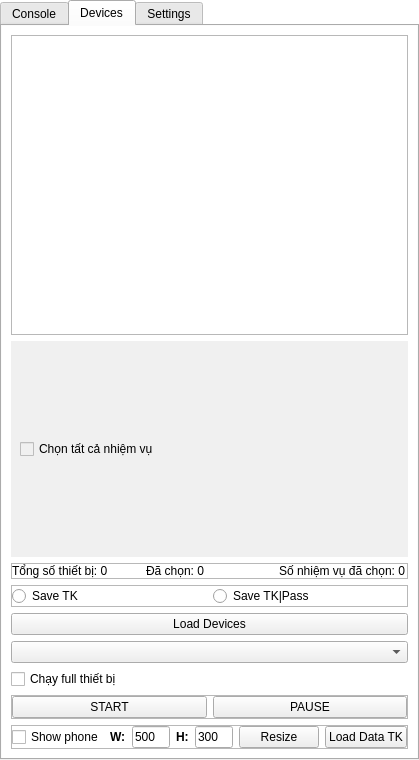
<?xml version="1.0" encoding="UTF-8"?>
<ui version="4.0">
 <class>MainWindow</class>
 <widget class="QMainWindow" name="MainWindow">
  <property name="geometry">
   <rect>
    <x>0</x>
    <y>0</y>
    <width>419</width>
    <height>760</height>
   </rect>
  </property>
  <property name="windowTitle">
   <string>MainWindow</string>
  </property>
  <property name="styleSheet">
   <string notr="true">#centralwidget, #tab_devices{
	background-color: rgb(255, 255, 255);
}
</string>
  </property>
  <widget class="QWidget" name="centralwidget">
   <property name="styleSheet">
    <string notr="true"/>
   </property>
   <layout class="QGridLayout" name="gridLayout">
    <property name="leftMargin">
     <number>0</number>
    </property>
    <property name="topMargin">
     <number>0</number>
    </property>
    <property name="rightMargin">
     <number>0</number>
    </property>
    <property name="bottomMargin">
     <number>0</number>
    </property>
    <property name="spacing">
     <number>0</number>
    </property>
    <item row="0" column="0">
     <widget class="QTabWidget" name="tabWidget">
      <property name="currentIndex">
       <number>1</number>
      </property>
      <widget class="QWidget" name="tab_console">
       <attribute name="title">
        <string>Console</string>
       </attribute>
       <layout class="QGridLayout" name="gridLayout_2">
        <property name="leftMargin">
         <number>0</number>
        </property>
        <property name="topMargin">
         <number>0</number>
        </property>
        <property name="rightMargin">
         <number>0</number>
        </property>
        <property name="bottomMargin">
         <number>0</number>
        </property>
        <property name="spacing">
         <number>0</number>
        </property>
        <item row="0" column="0">
         <widget class="QPlainTextEdit" name="logs">
          <property name="styleSheet">
           <string notr="true">background-color: rgb(70, 70, 70);
border-radius: 4px;
color: rgb(255, 255, 255);
font: 8pt &quot;Verdana&quot;;</string>
          </property>
          <property name="frameShape">
           <enum>QFrame::NoFrame</enum>
          </property>
          <property name="verticalScrollBarPolicy">
           <enum>Qt::ScrollBarAlwaysOff</enum>
          </property>
          <property name="horizontalScrollBarPolicy">
           <enum>Qt::ScrollBarAlwaysOff</enum>
          </property>
          <property name="plainText">
           <string/>
          </property>
         </widget>
        </item>
       </layout>
      </widget>
      <widget class="QWidget" name="tab_devices">
       <attribute name="title">
        <string>Devices</string>
       </attribute>
       <layout class="QVBoxLayout" name="verticalLayout">
        <item>
         <widget class="QTableView" name="devicesTable">
          <property name="minimumSize">
           <size>
            <width>0</width>
            <height>300</height>
           </size>
          </property>
          <property name="editTriggers">
           <set>QAbstractItemView::NoEditTriggers</set>
          </property>
          <property name="selectionBehavior">
           <enum>QAbstractItemView::SelectRows</enum>
          </property>
          <attribute name="horizontalHeaderMinimumSectionSize">
           <number>30</number>
          </attribute>
          <attribute name="horizontalHeaderDefaultSectionSize">
           <number>150</number>
          </attribute>
          <attribute name="horizontalHeaderStretchLastSection">
           <bool>true</bool>
          </attribute>
          <attribute name="verticalHeaderVisible">
           <bool>false</bool>
          </attribute>
          <attribute name="verticalHeaderDefaultSectionSize">
           <number>30</number>
          </attribute>
         </widget>
        </item>
        <item>
         <widget class="QScrollArea" name="missionArea">
          <property name="minimumSize">
           <size>
            <width>0</width>
            <height>200</height>
           </size>
          </property>
          <property name="styleSheet">
           <string notr="true">background-color: #f0f0f0</string>
          </property>
          <property name="frameShape">
           <enum>QFrame::NoFrame</enum>
          </property>
          <property name="verticalScrollBarPolicy">
           <enum>Qt::ScrollBarAlwaysOff</enum>
          </property>
          <property name="horizontalScrollBarPolicy">
           <enum>Qt::ScrollBarAlwaysOff</enum>
          </property>
          <property name="widgetResizable">
           <bool>true</bool>
          </property>
          <widget class="QWidget" name="scrollAreaWidgetContents">
           <property name="geometry">
            <rect>
             <x>0</x>
             <y>0</y>
             <width>395</width>
             <height>224</height>
            </rect>
           </property>
           <property name="minimumSize">
            <size>
             <width>0</width>
             <height>0</height>
            </size>
           </property>
           <layout class="QVBoxLayout" name="verticalLayout_2">
            <item>
             <widget class="QCheckBox" name="selectAllCb">
              <property name="text">
               <string>Chọn tất cả nhiệm vụ</string>
              </property>
             </widget>
            </item>
           </layout>
          </widget>
         </widget>
        </item>
        <item>
         <widget class="QFrame" name="frame_5">
          <property name="frameShape">
           <enum>QFrame::StyledPanel</enum>
          </property>
          <property name="frameShadow">
           <enum>QFrame::Raised</enum>
          </property>
          <layout class="QHBoxLayout" name="horizontalLayout_5">
           <property name="leftMargin">
            <number>0</number>
           </property>
           <property name="topMargin">
            <number>0</number>
           </property>
           <property name="rightMargin">
            <number>0</number>
           </property>
           <property name="bottomMargin">
            <number>0</number>
           </property>
           <item>
            <widget class="QLabel" name="label_total_devices">
             <property name="text">
              <string>Tổng số thiết bị: 0</string>
             </property>
            </widget>
           </item>
           <item>
            <widget class="QLabel" name="label_devices_selected">
             <property name="text">
              <string>Đã chọn: 0</string>
             </property>
            </widget>
           </item>
           <item>
            <widget class="QLabel" name="label_mission_selected">
             <property name="text">
              <string>Số nhiệm vụ đã chọn: 0</string>
             </property>
            </widget>
           </item>
          </layout>
         </widget>
        </item>
        <item>
         <widget class="QFrame" name="frame">
          <property name="frameShape">
           <enum>QFrame::StyledPanel</enum>
          </property>
          <property name="frameShadow">
           <enum>QFrame::Raised</enum>
          </property>
          <layout class="QHBoxLayout" name="horizontalLayout">
           <property name="leftMargin">
            <number>0</number>
           </property>
           <property name="topMargin">
            <number>0</number>
           </property>
           <property name="rightMargin">
            <number>0</number>
           </property>
           <property name="bottomMargin">
            <number>0</number>
           </property>
           <item>
            <widget class="QRadioButton" name="radioButton">
             <property name="text">
              <string>Save TK</string>
             </property>
            </widget>
           </item>
           <item>
            <widget class="QRadioButton" name="radioButton_2">
             <property name="text">
              <string>Save TK|Pass</string>
             </property>
            </widget>
           </item>
          </layout>
         </widget>
        </item>
        <item>
         <widget class="QPushButton" name="loadDevicesBtn">
          <property name="text">
           <string>Load Devices</string>
          </property>
         </widget>
        </item>
        <item>
         <widget class="QComboBox" name="comboBox"/>
        </item>
        <item>
         <widget class="QCheckBox" name="runAllCb">
          <property name="text">
           <string>Chạy full thiết bị</string>
          </property>
         </widget>
        </item>
        <item>
         <widget class="QFrame" name="frame_2">
          <property name="frameShape">
           <enum>QFrame::StyledPanel</enum>
          </property>
          <property name="frameShadow">
           <enum>QFrame::Raised</enum>
          </property>
          <layout class="QHBoxLayout" name="horizontalLayout_2">
           <property name="leftMargin">
            <number>0</number>
           </property>
           <property name="topMargin">
            <number>0</number>
           </property>
           <property name="rightMargin">
            <number>0</number>
           </property>
           <property name="bottomMargin">
            <number>0</number>
           </property>
           <item>
            <widget class="QPushButton" name="startBtn">
             <property name="text">
              <string>START</string>
             </property>
            </widget>
           </item>
           <item>
            <widget class="QPushButton" name="pauseBtn">
             <property name="text">
              <string>PAUSE</string>
             </property>
            </widget>
           </item>
          </layout>
         </widget>
        </item>
        <item>
         <widget class="QFrame" name="frame_3">
          <property name="frameShape">
           <enum>QFrame::StyledPanel</enum>
          </property>
          <property name="frameShadow">
           <enum>QFrame::Raised</enum>
          </property>
          <layout class="QHBoxLayout" name="horizontalLayout_3">
           <property name="leftMargin">
            <number>0</number>
           </property>
           <property name="topMargin">
            <number>0</number>
           </property>
           <property name="rightMargin">
            <number>0</number>
           </property>
           <property name="bottomMargin">
            <number>0</number>
           </property>
           <item>
            <widget class="QCheckBox" name="showPhoneCb">
             <property name="text">
              <string>Show phone</string>
             </property>
            </widget>
           </item>
           <item>
            <widget class="QLabel" name="label">
             <property name="font">
              <font>
               <weight>75</weight>
               <bold>true</bold>
              </font>
             </property>
             <property name="text">
              <string>W:</string>
             </property>
            </widget>
           </item>
           <item>
            <widget class="QLineEdit" name="widthPhone">
             <property name="maximumSize">
              <size>
               <width>50</width>
               <height>16777215</height>
              </size>
             </property>
             <property name="text">
              <string>500</string>
             </property>
            </widget>
           </item>
           <item>
            <widget class="QLabel" name="label_2">
             <property name="font">
              <font>
               <weight>75</weight>
               <bold>true</bold>
              </font>
             </property>
             <property name="text">
              <string>H:</string>
             </property>
            </widget>
           </item>
           <item>
            <widget class="QLineEdit" name="heightPhone">
             <property name="maximumSize">
              <size>
               <width>50</width>
               <height>16777215</height>
              </size>
             </property>
             <property name="text">
              <string>300</string>
             </property>
            </widget>
           </item>
           <item>
            <widget class="QPushButton" name="resizeBtn">
             <property name="text">
              <string>Resize</string>
             </property>
            </widget>
           </item>
           <item>
            <widget class="QPushButton" name="loadDataBtn">
             <property name="text">
              <string>Load Data TK</string>
             </property>
            </widget>
           </item>
          </layout>
         </widget>
        </item>
       </layout>
      </widget>
      <widget class="QWidget" name="tab_settings">
       <attribute name="title">
        <string>Settings</string>
       </attribute>
       <widget class="QFrame" name="frame_4">
        <property name="geometry">
         <rect>
          <x>10</x>
          <y>10</y>
          <width>121</width>
          <height>41</height>
         </rect>
        </property>
        <property name="frameShape">
         <enum>QFrame::StyledPanel</enum>
        </property>
        <property name="frameShadow">
         <enum>QFrame::Raised</enum>
        </property>
        <layout class="QHBoxLayout" name="horizontalLayout_4">
         <item>
          <widget class="QLabel" name="label_3">
           <property name="text">
            <string>Luồng:</string>
           </property>
          </widget>
         </item>
         <item>
          <widget class="QSpinBox" name="threadCount">
           <property name="minimum">
            <number>1</number>
           </property>
           <property name="maximum">
            <number>99999</number>
           </property>
          </widget>
         </item>
        </layout>
       </widget>
      </widget>
     </widget>
    </item>
   </layout>
  </widget>
 </widget>
 <resources/>
 <connections/>
</ui>
